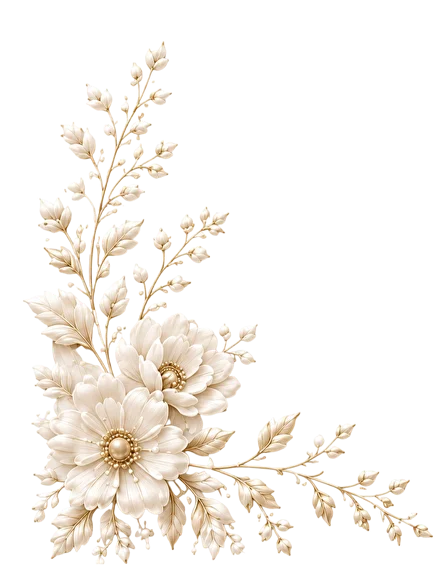
#> input picture tools/hero-assets/source-flower-left.webp, 448 x 566 px
$ python make_assets.py
#> lines starting #> are read from the running program, lines starting #| are printed output that depends on the picture; after the words box and inside, x2 and y2 are one past the last pixel; in counts of white or black regions, pixels touching at a corner belong together
#> in recolour, a is the input picture: shape (566, 448, 4); mean R, G, B, A 92, 85.9, 77.4, 55.9
### tools/burgundy.py
"""The site's burgundy, for the flower pictures (shared by the make_assets.py scripts in the folders next to this file).

The flowers were delivered cream and gold. recolour() keeps the picture's own light and shade: each pixel's brightness is
looked up in a ramp from dark burgundy to a soft rose highlight, so the petals keep their folds and the stamens their
glow, and only the colour changes (the transparency is untouched).

The middle of each flower (the pearl and the ring of small gold beads around it) is painted cream, like the page
background, instead of burgundy: pass the flowers' middles as `centres`, a list of (x, y, r) = a point inside the pearl
(measured in the picture with its transparent margins cut off) and the radius of the whole middle, ring included. The
cream keeps the light and shade of the beads (a lookup of the picture's brightness in CREAM), so they still read as
pearls. Where a petal is folded over the ring, a fourth item [(dx, dy, r), ...] lists circles, measured from the point,
that stay burgundy.

Two flowers were delivered burgundy already (the peony that follows the timeline, and the little flower in the diamond of
the rail's top finial): cream_spheres() paints their pearl and beads cream and leaves the stalks and petals as they are.

Edit RAMP (petals), CREAM or SPHERE (the middles) to change every flower of the site, then run the scripts again:
  tools/hero-assets/make_assets.py         the flowers under the photo of the first section
  tools/invitation-assets/make_assets.py   the peonies of the invitation section
  tools/location-assets/make_assets.py     the peony and the sprig of the location section
  tools/gift-assets/make_assets.py         the flowers of the gift section
  tools/timeline-assets/make_assets.py     the flower that follows the timeline and the rail's top finial
"""
import numpy as np
from PIL import Image, ImageDraw, ImageFilter

# brightness (0-255) -> colour: the cream petals of the originals (about 225-250) become mid burgundy, the folds darker
RAMP = [
    (0, (22, 4, 3)),
    (90, (52, 8, 6)),
    (150, (84, 15, 8)),      # the site's ink colour #540f08
    (195, (106, 22, 21)),
    (225, (132, 33, 35)),
    (245, (160, 58, 60)),
    (255, (196, 104, 102)),
]

# brightness -> colour of the middles: the lit side of a bead is the page background #fdf4eb, the shade a warm beige
CREAM = [
    (0, (170, 138, 118)),
    (80, (190, 160, 138)),
    (140, (226, 202, 182)),
    (190, (248, 233, 218)),
    (225, (253, 244, 235)),   # the site's background colour #fdf4eb
    (255, (255, 251, 246)),
]

# brightness -> colour of the spheres of the two burgundy flowers: their own light and shade, in cream (the lit side is
# almost the page background, the shaded side a warm beige, the highlights white)
SPHERE = [
    (0, (150, 118, 100)),
    (15, (176, 144, 124)),
    (30, (212, 186, 166)),
    (50, (240, 222, 206)),
    (80, (252, 240, 228)),
    (140, (254, 247, 240)),
    (255, (255, 252, 248)),
]


def look_up(y, table):
    xs = [p[0] for p in table]
    return np.stack([np.interp(y, xs, [p[1][c] for p in table]) for c in range(3)], axis=-1)
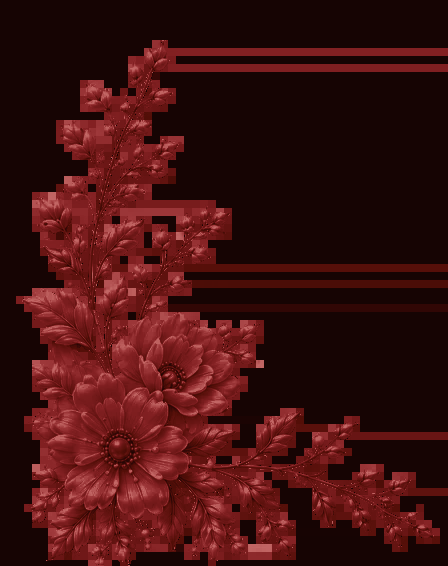
#> returned value: shape (566, 448, 3) float64; mean of channels 0, 1, 2 63.9, 16, 15.2; drawn as R, G, B


def brightness(rgb):
    """brightness the way the eye sees it (0-255)"""
    rgb = np.asarray(rgb, dtype=float)
    return 0.299 * rgb[..., 0] + 0.587 * rgb[..., 1] + 0.114 * rgb[..., 2]


def saturation_value(rgb):
    rgb = np.asarray(rgb, dtype=float)
    mx = rgb.max(axis=-1)
    mn = rgb.min(axis=-1)
    return np.where(mx > 0, (mx - mn) / np.maximum(mx, 1e-6), 0.0), mx / 255.0


def visible_box(im):
    """(left, top, right, bottom) of the visible content: the transparent margins cut off"""
    return im.split()[3].point(lambda v: 255 if v > 10 else 0).getbbox()


def convex_hull(points):
    pts = sorted(set(points))
    if len(pts) <= 2:
        return pts

    def cross(o, a, b):
        return (a[0] - o[0]) * (b[1] - o[1]) - (a[1] - o[1]) * (b[0] - o[0])

    lower, upper = [], []
    for p in pts:
        while len(lower) >= 2 and cross(lower[-2], lower[-1], p) <= 0:
            lower.pop()
        lower.append(p)
    for p in reversed(pts):
        while len(upper) >= 2 and cross(upper[-2], upper[-1], p) <= 0:
            upper.pop()
        upper.append(p)
    return lower[:-1] + upper[:-1]


def components(mask):
    """8-connected components of a boolean mask: (label array, count)"""
    h, w = mask.shape
    lab = np.zeros((h, w), dtype=np.int32)
    n = 0
    for y0, x0 in zip(*np.nonzero(mask)):
        if lab[y0, x0]:
            continue
        n += 1
        lab[y0, x0] = n
        stack = [(y0, x0)]
        while stack:
            y, x = stack.pop()
            for yy in (y - 1, y, y + 1):
                for xx in (x - 1, x, x + 1):
                    if 0 <= yy < h and 0 <= xx < w and mask[yy, xx] and not lab[yy, xx]:
                        lab[yy, xx] = n
                        stack.append((yy, xx))
    return lab, n


def fill_holes(mask):
    padded = np.ones((mask.shape[0] + 2, mask.shape[1] + 2), dtype=bool)
    padded[1:-1, 1:-1] = ~mask
    lab, _ = components(padded)
    return ~(lab == lab[0, 0])[1:-1, 1:-1]


def middle_mask(im, centres):
    """soft mask (0-1) of the middles of the flowers of a cream and gold picture"""
    a = np.array(im.convert('RGBA'))
    left, top, _, _ = visible_box(im)
#> left = 22; top = 40
    height, width = a.shape[:2]
#> height = 566; width = 448
    mask = np.zeros((height, width), dtype=bool)
    for (x, y, r, *cuts) in centres:
        x, y = x + left, y + top
        pad = int(2.2 * r) + 6
        x0, y0, x1, y1 = max(0, x - pad), max(0, y - pad), min(width, x + pad + 1), min(height, y + pad + 1)
        win = a[y0:y1, x0:x1]
        sat, val = saturation_value(win[..., :3])
        solid = win[..., 3] > 200
        yy, xx = np.mgrid[y0:y1, x0:x1]
        strict = (sat >= 0.58) & (val >= 0.55) & solid          # the bright gold of the beads
        relaxed = (sat >= 0.48) & (val >= 0.45) & solid         # the same in shade
        petal = (val >= 0.90) & (sat <= 0.26)                   # white petals
        near = np.hypot(xx - x, yy - y) <= 1.25 * r
        if not (strict & near).any():
            print(f'  warning: no gold beads near the point ({x - left}, {y - top}), the middle is left as it is')
            continue
        cy, cx = np.nonzero(strict & near)
        cx, cy = cx.mean() + x0, cy.mean() + y0
        dist = np.hypot(xx - cx, yy - cy)
        reach = np.percentile(dist[strict & (dist <= 1.35 * r)], 90)
        # the shaded beads count only where they touch a bright one, so the petals' golden tint stays out
        nearby = np.array(Image.fromarray((strict * 255).astype(np.uint8)).filter(ImageFilter.MaxFilter(7))) > 0
        cloud = (relaxed & nearby | strict) & (dist <= 1.6 * reach)
        radius = min(np.percentile(dist[cloud], 92), 1.35 * reach + 2)
        pts = [(int(px), int(py)) for px, py in zip(xx[cloud & (dist <= radius)], yy[cloud & (dist <= radius)])]
        polygon = np.array(convex_hull(pts), dtype=float)
        centre = polygon.mean(axis=0)
        vec = polygon - centre
        polygon = polygon + vec / np.maximum(np.hypot(vec[:, 0], vec[:, 1]), 1e-6)[:, None]   # half a bead wider
        canvas = Image.new('L', (x1 - x0, y1 - y0), 0)
        ImageDraw.Draw(canvas).polygon([(px - x0, py - y0) for px, py in polygon.tolist()], fill=255)
        # the ring of beads with the pearl inside it (where petals hide part of the ring, the pearl is a disc in the hull);
        # a petal folded over the ring stays a petal
        ring = fill_holes(np.array(Image.fromarray((cloud * 255).astype(np.uint8)).filter(ImageFilter.MaxFilter(5))) > 0)
        ring = np.array(Image.fromarray((ring * 255).astype(np.uint8)).filter(ImageFilter.MinFilter(3))) > 0
        pearl = (np.array(canvas) > 0) & (dist <= 0.75 * reach)
        piece = (ring | pearl) & ~petal
        for (dx, dy, cr) in (cuts[0] if cuts else ()):
            piece &= np.hypot(xx - (x + dx), yy - (y + dy)) > cr
        piece = fill_holes(piece)                                # the pearl's white highlights sit inside
        wide = np.array(Image.fromarray((piece * 255).astype(np.uint8)).filter(ImageFilter.MaxFilter(5))) > 0
        piece = np.array(Image.fromarray((fill_holes(wide) * 255).astype(np.uint8)).filter(ImageFilter.MinFilter(5))) > 0   # small gaps closed
        lab, n = components(piece)
        if n > 1:
            piece = lab == 1 + int(np.argmax([(lab == k).sum() for k in range(1, n + 1)]))
        soft = Image.fromarray((piece * 255).astype(np.uint8)).filter(ImageFilter.GaussianBlur(max(1.3, 0.12 * radius)))
        mask[y0:y1, x0:x1] |= np.array(soft) > 127
#> this loop made 2 passes
#> (x, y, x0, y0, x1, y1, cx, cy) on passes 1 to 2: (171, 376, 128, 333, 215, 420, 170.9, 375.2), (119, 449, 61, 391, 178, 508, 118.6, 448.6)
#> pass 1, in saturation_value, `mx = rgb.max(axis=-1)`:
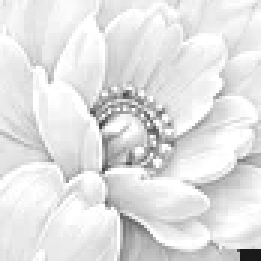
#> mx: shape (87, 87) float64 (shown 3 times larger); min 24, max 255, mean 225.6
#> pass 1, in saturation_value, `mn = rgb.min(axis=-1)`:
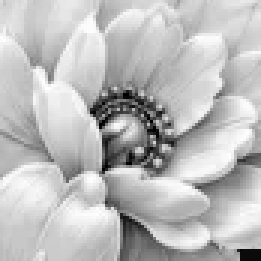
#> mn: shape (87, 87) float64 (shown 3 times larger); min 0, max 255, mean 187.8
#> after the loop:
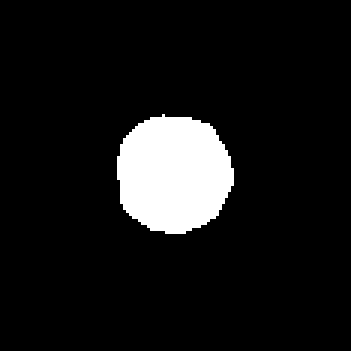
#> canvas: PIL image 117x117 L (shown 3 times larger); 8.9% white; 1 white region, box (x1, y1, x2, y2) and area: (39, 38, 78, 78) 1219
#> after the loop:
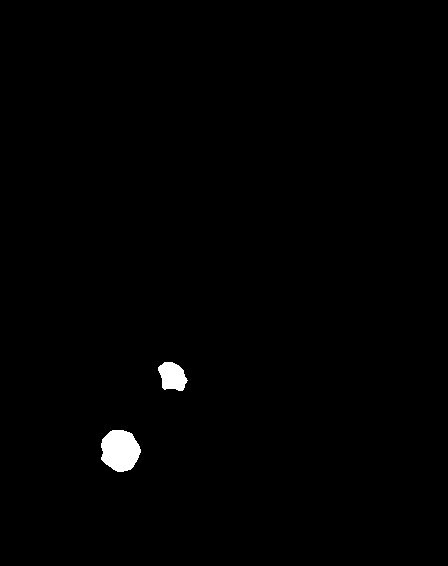
#> mask: shape (566, 448) bool; 0.75% white; 2 white regions, box (x1, y1, x2, y2) and area: (101, 430, 141, 472) 1290, (158, 362, 188, 391) 624
#> after the loop: piece: shape (117, 117) bool; 9.6% white; 1 white region, box (x1, y1, x2, y2) and area: (39, 38, 80, 82) 1313
#> after the loop: wide: shape (117, 117) bool; 12.3% white; 1 white region, box (x1, y1, x2, y2) and area: (37, 36, 82, 84) 1681
    return np.array(Image.fromarray((mask * 255).astype(np.uint8)).filter(ImageFilter.GaussianBlur(0.7))) / 255.0
#> returned value: shape (566, 448) float64


def recolour(im, centres=()):
    """the cream and gold picture in burgundy; the middles of the flowers listed in `centres` in cream"""
    a = np.array(im.convert('RGBA'))
    source = a[..., :3].astype(float)
    y = brightness(source)
    out = look_up(y, RAMP)
    if centres:
        m = middle_mask(im, centres)[..., None]
        out = out * (1 - m) + look_up(y, CREAM) * m
#> in look_up (call 2), `return np.stack([np.interp(y, xs, [p[1][c] for p in table]) for c in r..`:
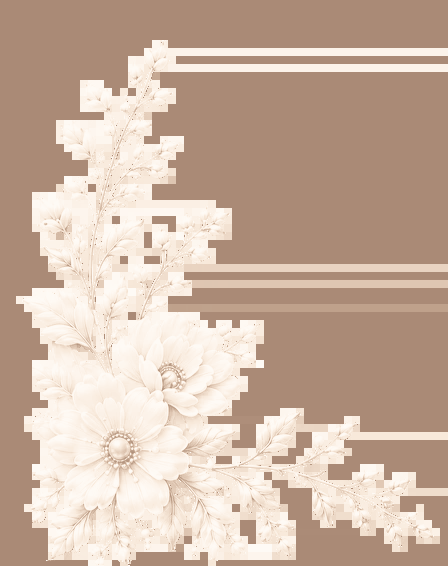
#> returned value: shape (566, 448, 3) float64; mean of channels 0, 1, 2 202.7, 178.9, 162.3; drawn as R, G, B
    a[..., :3] = np.clip(out, 0, 255).astype(np.uint8)
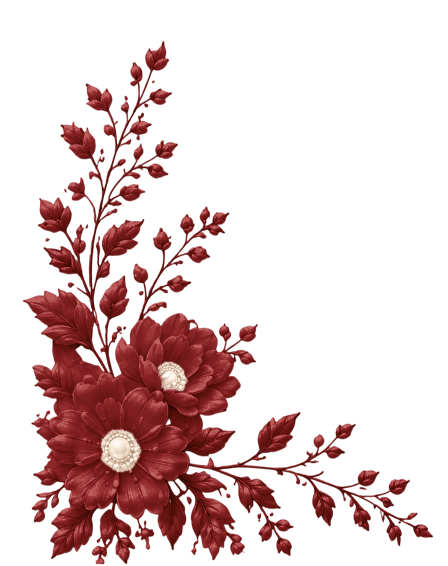
#> a: shape (566, 448, 4); mean R, G, B, A 64.7, 17.3, 16.4, 55.9; transparent parts drawn white
    return Image.fromarray(a, 'RGBA')


def _disc(r):
    return [(dx, dy) for dy in range(-r, r + 1) for dx in range(-r, r + 1) if dx * dx + dy * dy <= r * r + 0.5]


# [71 lines left out: functions _shift, _erode, _dilate, find_pearl, cream_spheres, not called in this run]

### tools/hero-assets/make_assets.py
"""Builds the two flower pictures of the first section (the corners under the photo, on both sides of the names).

Sources (transparent cut-outs, cream and gold as delivered, kept beside this script):
  source-flower-left.webp     the cluster in the bottom-left corner
  source-flower-right.webp    the cluster in the bottom-right corner

Writes into public/media/: flower-left.webp, flower-right.webp, recoloured to the site's burgundy, with the pearl and the
ring of beads in the middle of each flower cream like the page background (see ../burgundy.py).
Usage (needs Pillow and numpy): python make_assets.py
"""
import os
import sys

from PIL import Image

HERE = os.path.dirname(os.path.abspath(__file__))
sys.path.insert(0, os.path.join(HERE, '..'))
from burgundy import recolour  # noqa: E402

OUT = os.path.normpath(os.path.join(HERE, '..', '..', 'public', 'media'))

# the middles of the flowers: (x, y, r) = a point inside the pearl and the radius of the whole middle, measured in the
# picture with its transparent margins cut off (a fourth item lists circles that stay burgundy: a petal over the ring)
LEFT = [(149, 336, 17), (97, 409, 24)]
RIGHT = [(257, 403, 24, [(14, 19, 9)])]


def save(im, name, quality):
#> called with name = 'flower-left.webp', quality = 90
    path = os.path.join(OUT, name)
    im.save(path, 'WEBP', quality=quality, alpha_quality=100, method=6)
    print(f'{name:18s} {im.width}x{im.height}  {os.path.getsize(path) // 1024} kB')
#| flower-left.webp   448x566  47 kB


for src, dst, centres in (('source-flower-left.webp', 'flower-left.webp', LEFT), ('source-flower-right.webp', 'flower-right.webp', RIGHT)):
    save(recolour(Image.open(os.path.join(HERE, src)).convert('RGBA'), centres), dst, 90)
#> pass 2 of the loop `for src, dst, centres in (('source-flower-left.webp', 'flower-left.web..`:
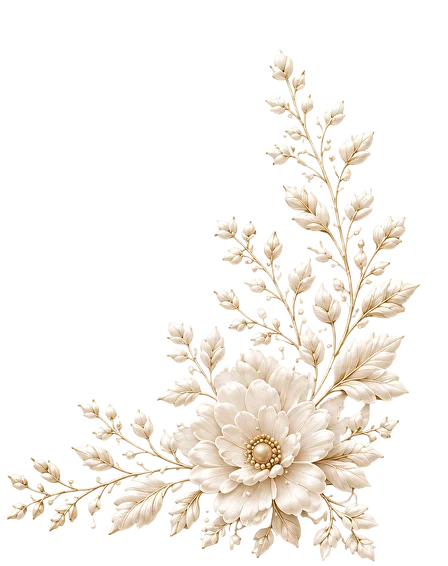
#> input picture tools/hero-assets/source-flower-right.webp, 448 x 566 px
#> in recolour, a is the input picture: shape (566, 448, 4); mean R, G, B, A 91.9, 85.5, 77.2, 56.6
#> left = 6; top = 49
#> the loop in middle_mask (call 2), `for (x, y, r, *cuts) in centres:` made 1 pass
#> (x, y, x0, y0, x1, y1, cx, cy) on pass 1: (263, 452, 205, 394, 322, 511, 265.5, 453.3)
#> after the loop in middle_mask (call 2), `for (x, y, r, *cuts) in centres:`:
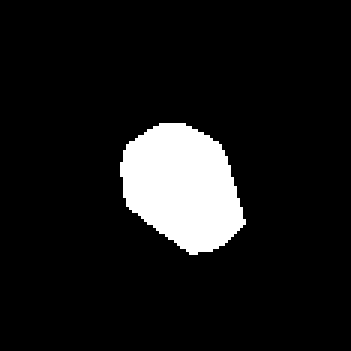
#> canvas: PIL image 117x117 L (shown 3 times larger); 9.5% white; 1 white region, box (x1, y1, x2, y2) and area: (40, 41, 82, 85) 1300
#> in recolour (call 2), `a[..., :3] = np.clip(out, 0, 255).astype(np.uint8)`:
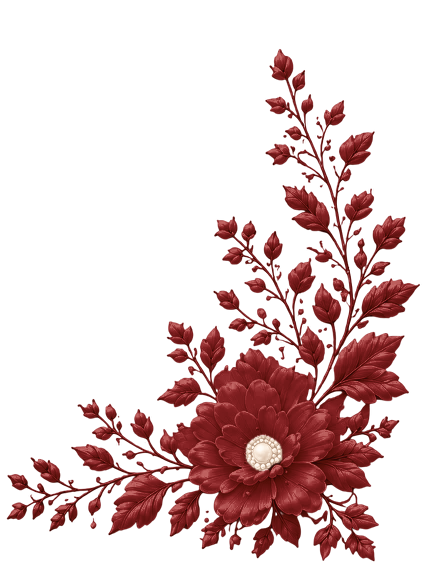
#> a: shape (566, 448, 4); mean R, G, B, A 64.1, 16.7, 15.9, 56.6; transparent parts drawn white
#| flower-right.webp  448x566  50 kB
